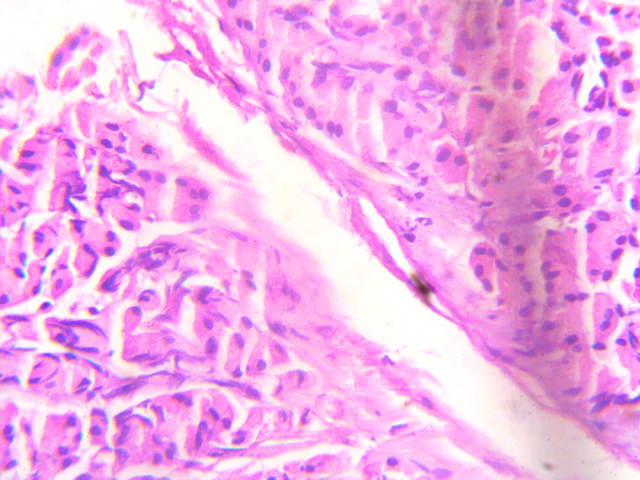
#> input picture Pancreas/40x_png/35_Pancreas_40x.png, 1280 x 960 px, found by its file name (shown at 1/2 size)
$ python ORB_Overlay.py
#> lines starting #> are read from the running program, lines starting #| are printed output that depends on the picture
#> in main, img1 is the input picture: shape (960, 1280, 3); mean B, G, R 232.8, 176.5, 242.3
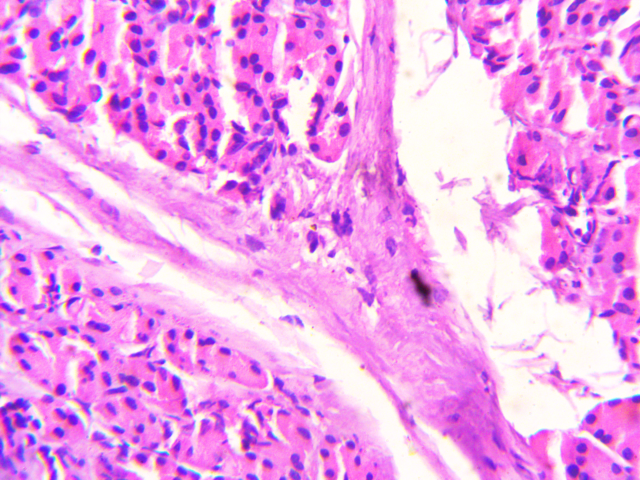
#> input picture Pancreas/40x_png/36_Pancreas_40x.png, 1280 x 960 px, found by its file name (shown at 1/2 size)
#> in main, img2 is the input picture: shape (960, 1280, 3); mean B, G, R 234.2, 160.5, 236.7
import cv2
import numpy as np
import cProfile

def overlay_images_orb(img1, img2):
    orb = cv2.ORB_create()

    # Detect keypoints and descriptors
    kp1, des1 = orb.detectAndCompute(img1, None)
#> kp1 = 500 keypoints; strongest (x, y, size): (93, 609, 92.6), (92, 610, 77.1), (179, 620, 111.1), (93, 605, 64.3)
    kp2, des2 = orb.detectAndCompute(img2, None)
#> kp2 = 500 keypoints; strongest (x, y, size): (624, 499, 92.6), (622, 500, 77.1), (1165, 459, 111.1), (622, 502, 64.3)

    # BFMatcher with default params
    bf = cv2.BFMatcher(cv2.NORM_HAMMING, crossCheck=False)

    # Match descriptors
    matches = bf.knnMatch(des1, des2, k=2)
#> matches = 500 matches

    # Apply ratio test to filter matches
    good_matches = []
    for m, n in matches:
        if m.distance < 0.75 * n.distance:  # Lowe's ratio test
            good_matches.append(m)
#> after the loop, good_matches = 9 matches

    # Extract location of keypoints from good matches
    src_pts = np.float32([kp1[m.queryIdx].pt for m in good_matches])
#> src_pts = [[1187, 375], [484, 747], [583, 236], [428, 165], [484.8, 746.4], [169.3, 395.7], [221.9, 352.5], [141.8, 433], [304.6, 164.8]]
    dst_pts = np.float32([kp2[m.trainIdx].pt for m in good_matches])
#> dst_pts = [[307.6, 779.3], [401, 842], [1147.4, 563.3], [1150, 463], [401, 842], [442, 171], [1166, 465], [1147.2, 458.4], [1150.8, 428.5]]

    # Calculate matching percentage
    total_keypoints = len(kp1) + len(kp2)
#> total_keypoints = 1000
    matching_keypoints = len(good_matches) * 2
#> matching_keypoints = 18
    if total_keypoints > 0:
        matching_percentage = (matching_keypoints / total_keypoints) * 100
#> matching_percentage = 1.8
    else:
        matching_percentage = 0

    print(f"Number of matching keypoints (Inliers): {len(good_matches)}")
#| Number of matching keypoints (Inliers): 9
    print(f"Percentage of matching keypoints: {matching_percentage:.2f}%")
#| Percentage of matching keypoints: 1.80%

    if len(good_matches) >= 4:  # At least 4 matches needed to find homography
        # Find homography
        M, mask = cv2.findHomography(src_pts, dst_pts, cv2.RANSAC, 5.0)
#> M = [[-0.73, -0.825, 439.2], [-1.86, -1.49, 901.6], [-0.00236, -0.00158, 1]]; mask = [1, 1, 0, 0, 1, 1, 0, 1, 0]

        # Warp second image to match the first one
        warped_img2 = cv2.warpPerspective(img2, M, (img1.shape[1], img1.shape[0]))
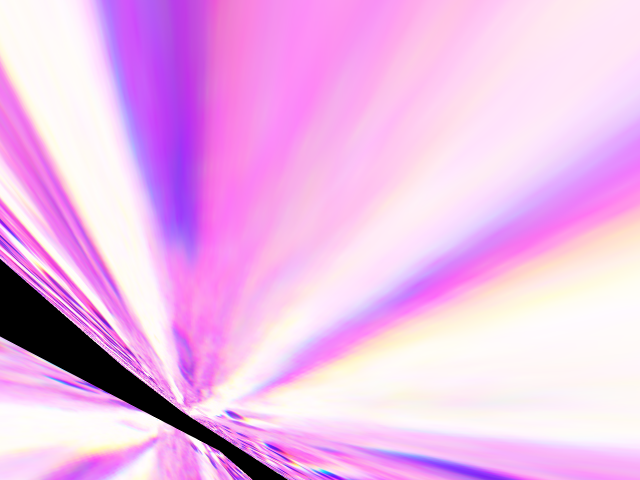
#> warped_img2: shape (960, 1280, 3) (shown at 1/2 size); mean B, G, R 234, 183.3, 236.6

        # Create an overlaid image using weighted addition
        overlaid_image = cv2.addWeighted(img1, 0.7, warped_img2, 0.3, 0)
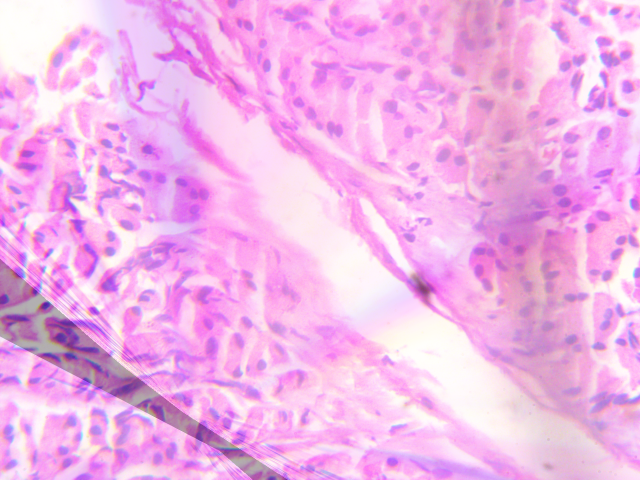
#> overlaid_image: shape (960, 1280, 3) (shown at 1/2 size); mean B, G, R 233.1, 178.5, 240.6
    else:
        print("Not enough good matches found to compute homography.")
        overlaid_image = img1  # Return the first image if not enough matches

    return overlaid_image

def main():
    img1 = cv2.imread("/home/sristy/Desktop/Project-Based-Learning/Pancreas/40x_png/35_Pancreas_40x.png")
    img2 = cv2.imread("/home/sristy/Desktop/Project-Based-Learning/Pancreas/40x_png/36_Pancreas_40x.png")

    if img1 is None or img2 is None:
        print("Error loading images")
        return

    # Call overlay function
    overlaid_image = overlay_images_orb(img1, img2)

    # Resize the output for better visualization
    resized_image = cv2.resize(overlaid_image, None, fx=0.5, fy=0.5)
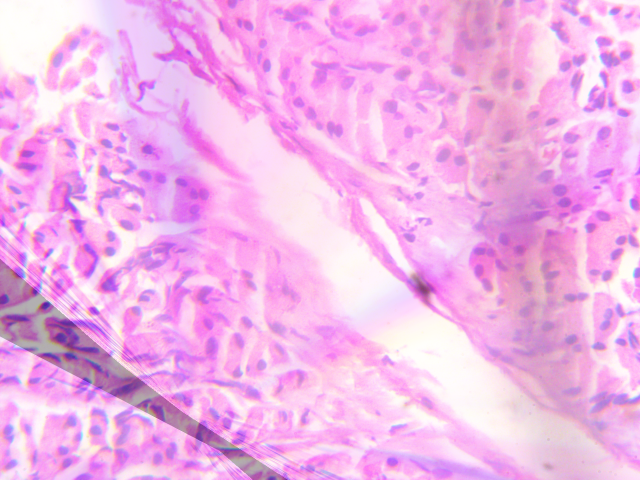
#> resized_image: shape (480, 640, 3); mean B, G, R 233.2, 178.6, 240.7

    # Display the result
    cv2.imshow("Overlaid Image", resized_image)
    cv2.waitKey(0)
    cv2.destroyAllWindows()

# Ensure the program runs only if it is the main script
if __name__ == '__main__':
    cProfile.run('main()')
